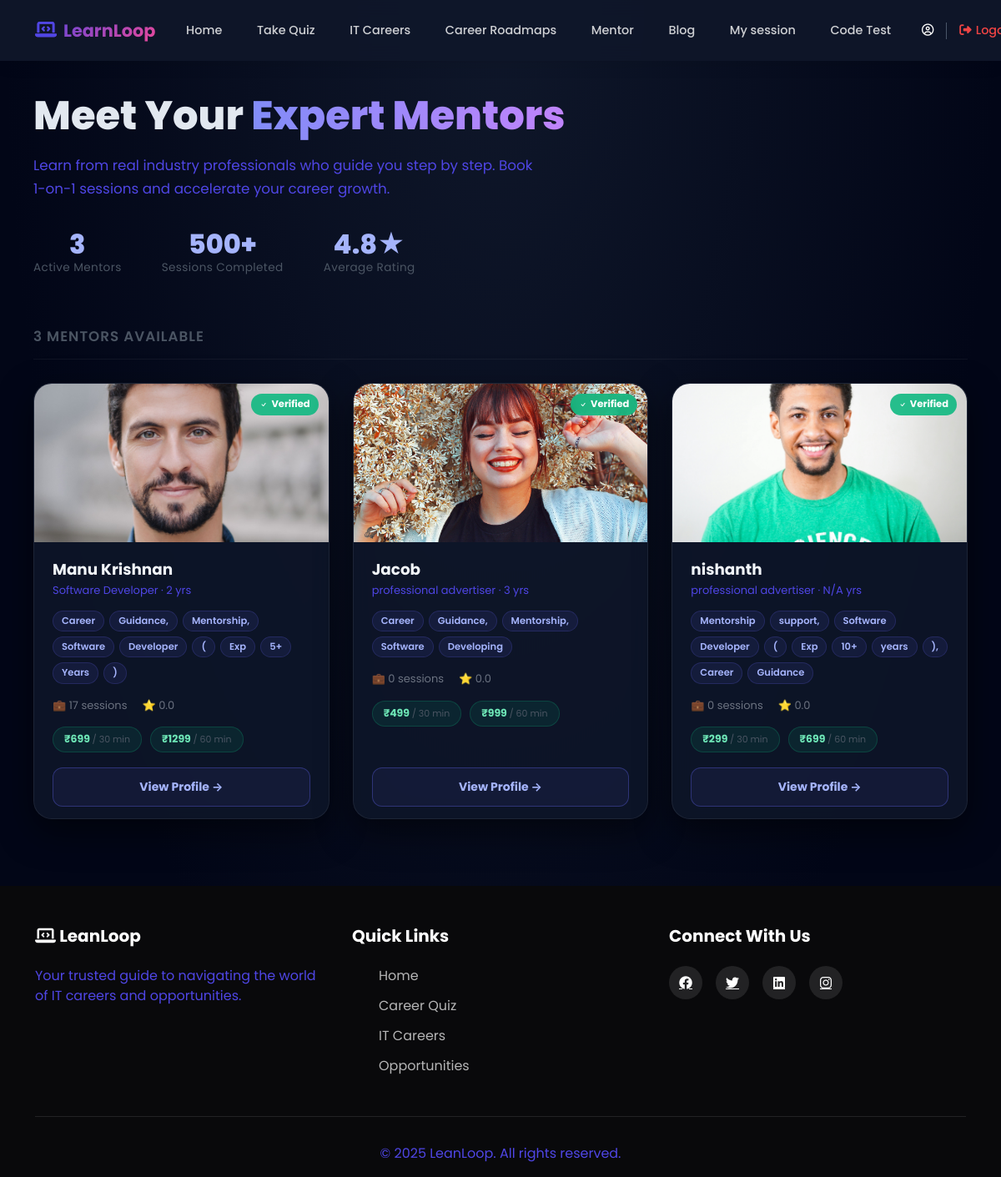
The page /mentor/browse/ on the database as committed earlier.
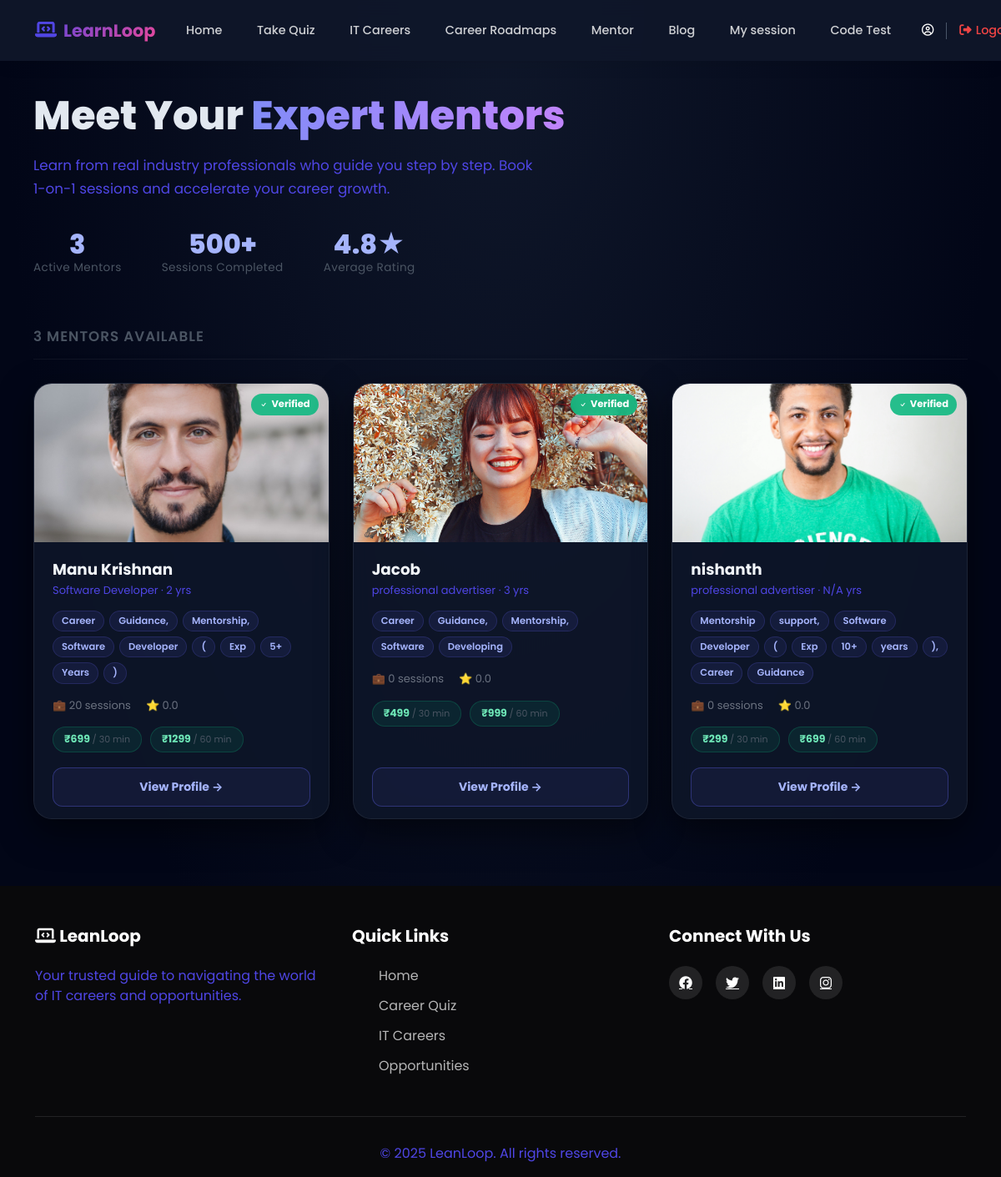
The same page on the database as committed later.
### accounts/models.py (models this page shows, shortened)
class CustomUser(AbstractUser):
    ROLE_CHOICES = (
        ('user', 'User'),
        ('mentor', 'Mentor'),
        ('Admin', 'Admin'),
    )
    role = models.CharField(
        max_length=10,
        choices=ROLE_CHOICES,
        default='user'
    )
    phone_regex = RegexValidator(
    regex=r'^[9876]\d{9}$',
    message="Phone number must be a 10-digit number and start with 9, 8, 7, or 6."
    )
    phone_number = models.CharField(
        max_length=10,
        blank=True,
        null=True,
        validators=[phone_regex],
        unique=True,
        help_text='Enter 10 digit phone number'
    )
    previous_experience = models.BooleanField(blank=True, null=True,verbose_name="Previous Experience")
    is_approved=models.BooleanField(default=False)
    GENDER_CHOICES = [
        ('male', 'Male'),
        ('female', 'Female'),
        ('other', 'Other'),
        ('prefer_not_to_say', 'Prefer not to say'),
    ]
    gender = models.CharField(
        max_length=20,
        choices=GENDER_CHOICES,
        blank=False,
        null=False
    )
    profile_photo = models.ImageField(upload_to='profile_photos/', blank=False, null=True)
    education = models.CharField(max_length=200, blank=True, null=True)
    career_domain = models.CharField(max_length=100, blank=True, null=True)
    profession = models.CharField(max_length=100, blank=False, null=True)
    experience_years = models.PositiveIntegerField(
        null=True,
        blank=False,
    )
    expertise = models.CharField(
        blank=False,
        null=True,
        max_length=100,
    )
    bio = models.CharField(
        blank=False,
        null=True,
    )
    linkedin = models.URLField(blank=True, null=True)
    portfolio = models.URLField(blank=True, null=True)
    available_days = models.JSONField(default=list)  # ["mon", "wed", "fri"]
    available_from = models.TimeField(default="09:00")
    available_to = models.TimeField(default="17:00")
    session_duration = models.CharField(
        max_length=10,
        choices=[
            ('30', '30 Minutes'),
            ('60', '60 Minutes'),
        ],null=True, blank=False
    )
    intro_video = models.FileField(upload_to="mentor_videos/", blank=True, null=True)
    created_at = models.DateTimeField(
        auto_now_add=True,
        null=True
    )

### mentor/models.py (models this page shows, shortened)
class MentorProfile(models.Model):
    user = models.OneToOneField(
        CustomUser,
        on_delete=models.CASCADE,
        related_name='mentor_profile'
    )
    bio = models.TextField(
        max_length=500,
        blank=True,
        null=True,
        help_text="Professional bio (max 500 characters)"
    )
    expertise = models.CharField(
        max_length=500,
        blank=True,
        null=True,
        help_text="Comma-separated skills (e.g., Python, Django, React)"
    )
    fee_30min = models.IntegerField(
        default=10,
        validators=[MinValueValidator(0), MaxValueValidator(1000)],
        help_text="Fee (in Rupee) for 30-minute session"
    )
    fee_60min = models.IntegerField(
        default=20,
        validators=[MinValueValidator(0), MaxValueValidator(2000)],
        help_text="Fee (in Rupee) for 60-minute session"
    )
    total_sessions = models.IntegerField(default=0)
    total_earnings = models.IntegerField(default=0)
    rating = models.DecimalField(
        max_digits=3,
        decimal_places=2,
        default=0.00,
        validators=[MinValueValidator(0), MaxValueValidator(5)]
    )
    is_active = models.BooleanField(default=True)
    created_at = models.DateTimeField(auto_now_add=True)
    updated_at = models.DateTimeField(auto_now=True)
    class Meta:
        verbose_name = "Mentor Profile"
        verbose_name_plural = "Mentor Profiles"

### mentor/views.py (the view)
# urls.py: path('browse/', views.mentor_list, name='mentor_list'),
def mentor_list(request):
    mentors = CustomUser.objects.filter(role='mentor', is_approved=True)
    mentors_with_profiles = []
    for mentor in mentors:
        try:
            profile = MentorProfile.objects.get(user=mentor)
        except MentorProfile.DoesNotExist:
            profile = None
        mentors_with_profiles.append({
            'mentor': mentor,
            'profile': profile
        })
    context = {
        'mentors': mentors_with_profiles
    }
    return render(request, 'mentor_browse.html', context)

### mentor/templates/mentor_browse.html (shortened to what this page needs)
{% extends 'dashboard/userbase.html' %}
{% block content %}
<div class="browse-hero">
    <h1>Meet Your <span class="accent">Expert Mentors</span></h1>
    <p>Learn from real industry professionals who guide you step by step. Book 1-on-1 sessions and accelerate your career growth.</p>
    <div class="stats-bar">
        <div class="stat-item">
            <span class="stat-number">{{ mentors|length }}</span>
            <span class="stat-label">Active Mentors</span>
        </div>
        <div class="stat-item">
            <span class="stat-number">500+</span>
            <span class="stat-label">Sessions Completed</span>
        </div>
        <div class="stat-item">
            <span class="stat-number">4.8★</span>
            <span class="stat-label">Average Rating</span>
        </div>
    </div>
</div>
<div class="grid-section">
    <div class="section-heading">{{ mentors|length }} mentor{{ mentors|length|pluralize }} available</div>
    <div class="mentor-grid">
        {% for item in mentors %}
        <div class="mentor-card">
            <div class="card-photo">
                {% if item.mentor.profile_photo %}
                <img src="{{ item.mentor.profile_photo.url }}" alt="{{ item.mentor.username }}">
                {% else %}
                <div class="avatar-placeholder">{{ item.mentor.username.0|upper }}</div>
                {% endif %}
                <span class="verified-chip">
                    <svg width="10" height="10" fill="currentColor" viewBox="0 0 16 16">
                        <path d="M10.97 4.97a.75.75 0 0 1 1.07 1.05l-3.99 4.99a.75.75 0 0 1-1.08.02L4.324 8.384a.75.75 0 1 1 1.06-1.06l2.094 2.093 3.473-4.425a.267.267 0 0 1 .02-.022z"/>
                    </svg>
                    Verified
                </span>
            </div>
            <div class="card-body">
                <h3 class="card-name">
                    {% if item.mentor.first_name and item.mentor.last_name %}
                        {{ item.mentor.first_name }} {{ item.mentor.last_name }}
                    {% else %}
                        {{ item.mentor.username }}
                    {% endif %}
                </h3>
                <p class="card-role">{{ item.mentor.profession|default:"Professional Mentor" }} · {{ item.mentor.experience_years|default:"N/A" }} yrs</p>
                {% if item.profile and item.profile.expertise %}
                <div class="skill-tags">
                    {% for skill in item.profile.expertise.split %}
                    <span class="skill-tag">{{ skill }}</span>
                    {% endfor %}
                </div>
                {% elif item.mentor.expertise %}
                <div class="skill-tags">
                    <span class="skill-tag">{{ item.mentor.expertise|truncatewords:4 }}</span>
                </div>
                {% endif %}
                <div class="card-stats">
                    {% if item.profile %}
                    <span class="card-stat">💼 {{ item.profile.total_sessions }} sessions</span>
                    <span class="card-stat">⭐ {{ item.profile.rating|floatformat:1 }}</span>
                    {% else %}
                    <span class="card-stat">💼 {{ item.mentor.experience_years|default:"N/A" }} yrs exp</span>
                    {% endif %}
                </div>
                {% if item.profile %}
                <div class="fee-row">
                    <span class="fee-pill">₹{{ item.profile.fee_30min }} <span class="dur">/ 30 min</span></span>
                    <span class="fee-pill">₹{{ item.profile.fee_60min }} <span class="dur">/ 60 min</span></span>
                </div>
                {% endif %}
                <a href="{% url 'mentor_detail' item.mentor.id %}" class="btn-view">View Profile →</a>
            </div>
        </div>
        {% empty %}
        <div class="empty-state">
            <span class="icon">🔍</span>
            <h2>No mentors available right now.</h2>
            <p>Come back later — the best are worth waiting for.</p>
        </div>
        {% endfor %}
    </div>
</div>
{% endblock %}

### accounts/templates/dashboard/userbase.html (shortened to what this page needs)
{% load static %}
<!DOCTYPE html>
<html lang="en">
<head>
    <link href="https://cdn.jsdelivr.net/npm/bootstrap@5.3.0/dist/css/bootstrap.min.css" rel="stylesheet">
    <link rel="stylesheet" href="https://cdnjs.cloudflare.com/ajax/libs/font-awesome/6.4.0/css/all.min.css">
    <link rel="stylesheet" href="{% static 'css/userpage.css' %}">
</head>
<body>
    <nav class="navbar navbar-expand-lg navbar-dark fixed-top">
        <div class="container">
            <a class="navbar-brand" href="#">
                <i class="fas fa-laptop-code"></i> LearnLoop
            </a>
            <div class="collapse navbar-collapse" id="navbarNav">
                <ul class="navbar-nav ms-auto">
                    <li class="nav-item"><a class="nav-link" href="{% url 'user_dashboard' %}">Home</a></li>
                    <li class="nav-item"><a class="nav-link" href="{% url 'careers:assessment' %}">Take Quiz</a></li>
                    <li class="nav-item"><a class="nav-link" href="#careers">IT Careers</a></li>
                    <li class="nav-item"><a class="nav-link" href="{% url 'careers:roads' %}">Career Roadmaps</a></li>
                    <li class="nav-item"><a class="nav-link" href="{% url 'mentor_list' %}">Mentor</a></li>
                    <li class="nav-item"><a class="nav-link" href="{% url 'blog_list' %}">Blog</a></li>
                    <li class="nav-item"><a class="nav-link" href="{% url 'user_sessions' %}">My session</a></li>
                    <li class="nav-item"><a class="nav-link" href="{% url 'careers:codearena' %}">Code Test</a></li>
                    <li class="nav-item ms-lg-3 d-flex align-items-center user-controls">
                        <a href="{% url 'user_profile' %}" class="nav-username" style="text-decoration: none;">
                            <i class="far fa-user-circle"></i> {{ request.user.first_name }} {{ request.user.last_name }}
                        </a>
                        <a class="nav-logout" href="{% url 'logout' %}">
                            <i class="fas fa-sign-out-alt"></i> Logout
                        </a>
                    </li>
                </ul>
            </div>
        </div>
    </nav>
    {% block content %}
    {% endblock %}
    <footer class="footer">
        <div class="container">
            <div class="row">
                <div class="col-lg-4">
                    <h5><i class="fas fa-laptop-code"></i> LeanLoop</h5>
                    <p>Your trusted guide to navigating the world of IT careers and opportunities.</p>
                </div>
                <div class="col-lg-4">
                    <h5>Quick Links</h5>
                    <ul class="footer-links">
                        <li><a href="#home">Home</a></li>
                        <li><a href="#questionnaire">Career Quiz</a></li>
                        <li><a href="#careers">IT Careers</a></li>
                        <li><a href="#opportunities">Opportunities</a></li>
                    </ul>
                </div>
                <div class="col-lg-4">
                    <h5>Connect With Us</h5>
                    <div class="social-links">
                        <a href="#"><i class="fab fa-facebook"></i></a>
                        <a href="#"><i class="fab fa-twitter"></i></a>
                        <a href="#"><i class="fab fa-linkedin"></i></a>
                        <a href="#"><i class="fab fa-instagram"></i></a>
                    </div>
                </div>
            </div>
            <div class="footer-bottom">
                <p>&copy; 2025 LeanLoop. All rights reserved.</p>
            </div>
        </div>
    </footer>
</body>
</html>

### static/css/userpage.css (style rules this page uses)
* { margin: 0; padding: 0; box-sizing: border-box; }
:root { --primary-color: #4f46e5; --secondary-color: #9333ea; --accent-color: #ec4899; --dark-bg: #09090b; --light-bg: #f4f4f5; --text-dark: #18181b; --text-light: #ffffff; --card-bg: #ffffff; --shadow: 0 10px 40px rgba(79, 70, 229, 0.08); --shadow-hover: 0 20px 60px rgba(147, 51, 234, 0.15); }
body { font-family: 'Poppins', sans-serif; color: var(--text-dark); overflow-x: hidden; background: var(--light-bg); }
html { scroll-behavior: smooth; }
.navbar { background: rgba(15, 23, 42, 0.95); backdrop-filter: blur(10px); padding: 1rem 0; transition: all 0.3s ease; box-shadow: 0 2px 20px rgba(0, 0, 0, 0.1); }
.navbar-brand { font-weight: 700; font-size: 1.5rem; background: linear-gradient(135deg, var(--primary-color), var(--accent-color)); -webkit-background-clip: text; -webkit-text-fill-color: transparent; background-clip: text; }
.navbar-brand i,p { -webkit-text-fill-color: var(--primary-color); }
.nav-link { color: rgba(255, 255, 255, 0.8) !important; font-weight: 500; margin: 0 0.5rem; transition: all 0.3s ease; position: relative; }
.nav-link::after { content: ''; position: absolute; bottom: -5px; left: 50%; width: 0; height: 2px; background: linear-gradient(135deg, var(--primary-color), var(--accent-color)); transition: all 0.3s ease; transform: translateX(-50%); }
.stat-item { text-align: center; }
.skill-tags { display: flex; flex-wrap: wrap; gap: 0.75rem; }
.skill-tag { background: linear-gradient(135deg, var(--primary-color), var(--secondary-color)); color: var(--text-light); padding: 0.5rem 1rem; border-radius: 25px; font-size: 0.9rem; font-weight: 500; transition: all 0.3s ease; cursor: pointer; }
.footer { background: var(--dark-bg); color: var(--text-light); padding: 3rem 0 1rem; }
.footer h5 { font-weight: 700; margin-bottom: 1.5rem; }
.footer-links { list-style: none; }
.footer-links li { margin-bottom: 0.75rem; }
.footer-links a { color: rgba(255, 255, 255, 0.7); text-decoration: none; transition: all 0.3s ease; }
.social-links { display: flex; gap: 1rem; }
.social-links a { width: 40px; height: 40px; background: rgba(255, 255, 255, 0.1); border-radius: 50%; display: flex; align-items: center; justify-content: center; color: var(--text-light); transition: all 0.3s ease; }
.footer-bottom { text-align: center; margin-top: 2rem; padding-top: 2rem; border-top: 1px solid rgba(255, 255, 255, 0.1); }
.footer-bottom p { color: rgba(255, 255, 255, 0.5); margin: 0; }

### accounts/templates/dashboard/userbase.html (style rules this page uses)
.nav-username { color: #ffffff; font-weight: 500; margin-right: 15px; font-size: 0.9rem; display: flex; align-items: center; gap: 5px; }
.nav-logout { color: #ef4444; font-weight: 500; text-decoration: none; font-size: 0.9rem; transition: color 0.2s; display: flex; align-items: center; gap: 5px; }
.navbar-brand { color: #f3e8ff !important; font-weight: 700; font-size: 1.3rem; display: flex; align-items: center; gap: 8px; }
.navbar-brand i { color: #a855f7; }
.navbar-nav .nav-link { font-size: 0.9rem; padding: 0.5rem 0.8rem !important; white-space: nowrap; }
.user-controls { margin-left: 1rem; }

Rows that differ between the two databases and show on the page:
changed CustomUser "Manu": profile.total_sessions "17" → "20"
